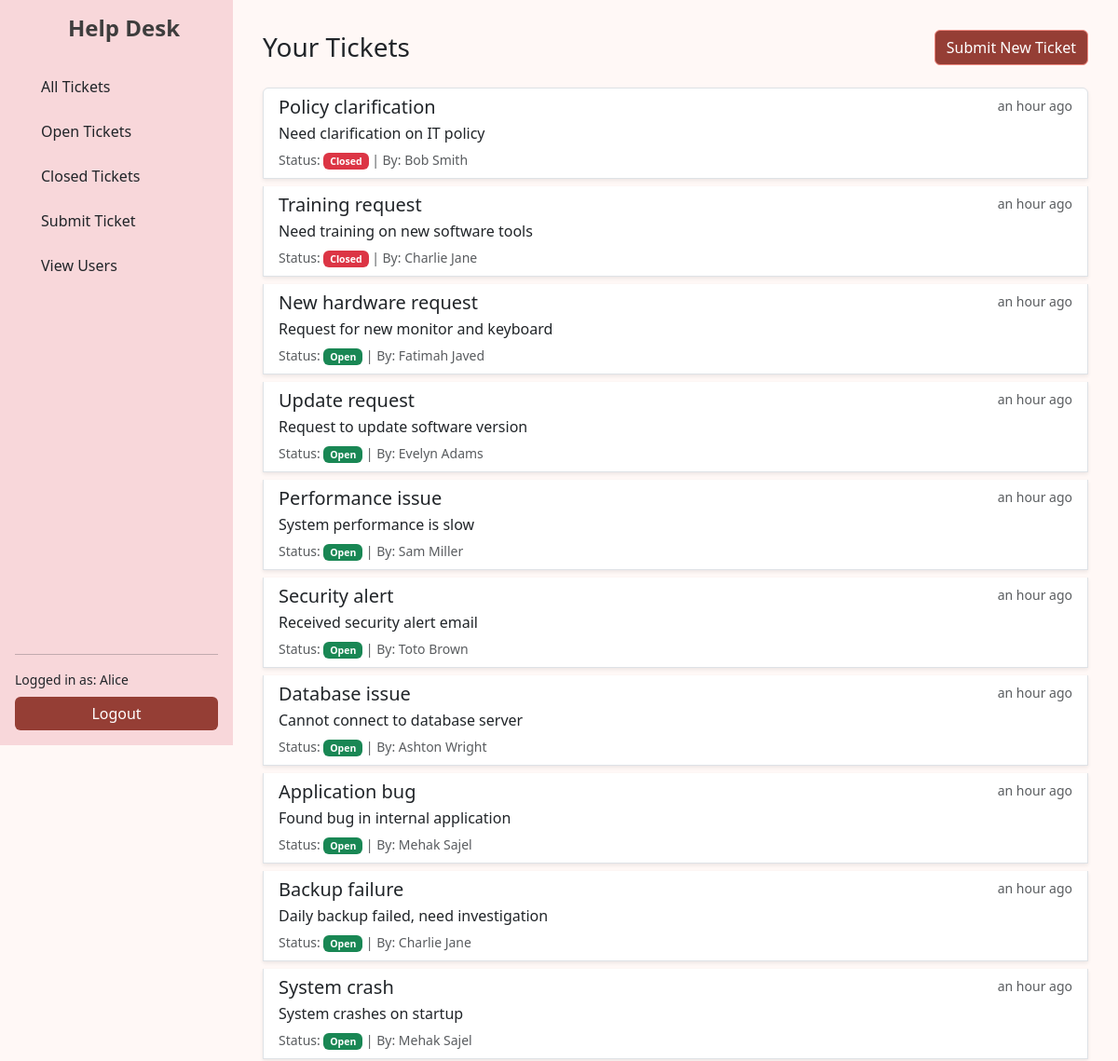
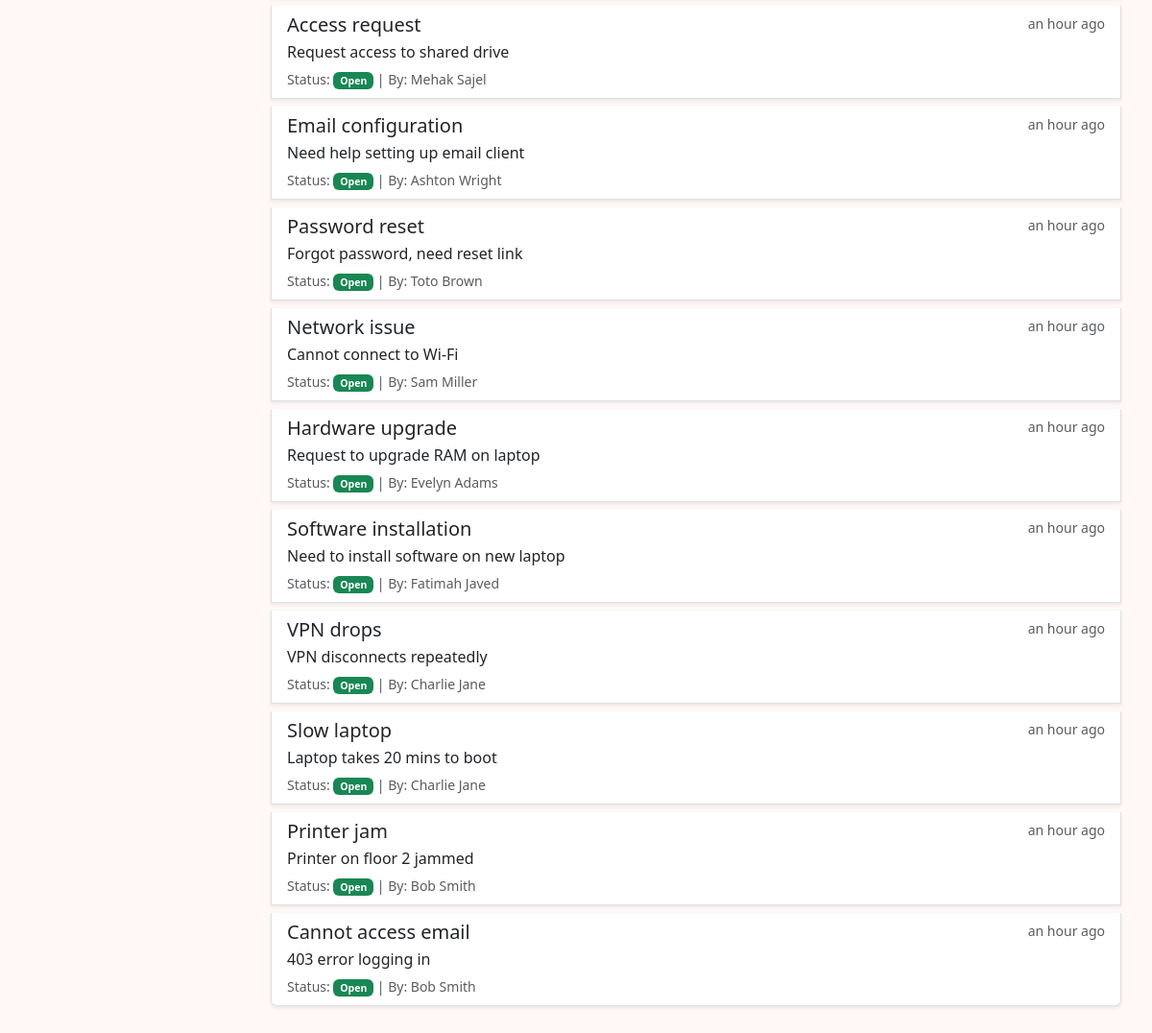
The app's page /dashboard (signed in) with its own data (2 pictures, top to bottom).
### tables this page shows
CREATE TABLE tickets (
    id INTEGER PRIMARY KEY AUTOINCREMENT,
    title TEXT NOT NULL,
    description TEXT NOT NULL,
    status TEXT DEFAULT 'Open',
    user_id INTEGER,
    created_at TIMESTAMP DEFAULT CURRENT_TIMESTAMP,
    updated_at TIMESTAMP DEFAULT CURRENT_TIMESTAMP,
    FOREIGN KEY (user_id) REFERENCES users(id) ON DELETE CASCADE
);

### app.py (the view)
@app.route('/dashboard')
def dashboard():
    if 'user_id' not in session:
        return redirect(url_for('login'))
    db = get_db()
    user_id = session['user_id']
    role = session['role']
    status = request.args.get('status')
    q = '''
        SELECT t.*, u.first_name || ' ' || u.last_name AS creator_name
        FROM tickets t
        JOIN users u ON t.user_id = u.id
    '''
    params = ()
    if role != 'admin':
        q += ' WHERE t.user_id = ?'
        params = (user_id,)
    if status:
        if 'WHERE' in q:
            q += ' AND t.status = ?'
        else:
            q += ' WHERE t.status = ?'
        params += (status,)
    q += ' ORDER BY t.id DESC'
    tickets = db.execute(q, params).fetchall()
    return render_template('show_tickets.html', tickets=tickets)

### app.py (called while the page is built)
def connect_db():
    rv = sqlite3.connect(app.config['DATABASE'])
    rv.row_factory = sqlite3.Row
    return rv

def get_db():
    if 'sqlite_db' not in g:
        g.sqlite_db = connect_db()
    return g.sqlite_db

@app.template_filter('naturaltime')
def naturaltime_filter(value):
    if not value:
        return ''
    try:
        dt = datetime.strptime(value, '%Y-%m-%d %H:%M:%S')
        return humanize.naturaltime(datetime.utcnow() - dt)
    except Exception:
        return value

### templates/show_tickets.html (shortened to what this page needs)
{% extends 'base_dashboard.html' %}
{% block content %}
<div class="d-flex justify-content-between align-items-center mb-4">
  <h3 class="mb-0">Your Tickets</h3>
  <a href="{{ url_for('submit_ticket') }}" class="btn btn-primary">Submit New Ticket</a>
</div>
<div class="list-group">
  {% for ticket in tickets %}
  <a href="{{ url_for('view_ticket', ticket_id=ticket['id']) }}" class="list-group-item list-group-item-action shadow-sm mb-2">
    <div class="d-flex w-100 justify-content-between">
      <h5 class="mb-1">{{ ticket['title'] }}</h5>
      <small class="text-muted">{{ ticket['created_at'] | naturaltime }}</small>
    </div>
    <p class="mb-1 text-truncate">{{ ticket['description'] }}</p>
    <small class="text-muted">
      Status:
      <span class="badge {{ 'bg-danger' if ticket['status'] == 'Closed' else 'bg-success' }}">
        {{ ticket['status'] }}
      </span>
      | By: {{ ticket['creator_name'] }}
    </small>
  </a>
  {% else %}
  <div class="alert alert-info">No tickets found.</div>
  {% endfor %}
</div>
{% endblock %}

### static/css/style.css (style rules this page uses)
body { margin: 0; font-family: system-ui, sans-serif; background-color: #fff8f6; }
.btn-primary { background-color: #953e35; border-color: #f28b82; color: #fff; }

### records on screen
tickets: title "Policy clarification", created_at "an hour ago", description "Need clarification on IT policy", status "Closed", creator_name "Bob Smith"
tickets: title "Training request", created_at "an hour ago", description "Need training on new software tools", status "Closed", creator_name "Charlie Jane"
tickets: title "New hardware request", created_at "an hour ago", description "Request for new monitor and keyboard", status "Open", creator_name "Fatimah Javed"
tickets: title "Update request", created_at "an hour ago", description "Request to update software version", status "Open", creator_name "Evelyn Adams"
tickets: title "Performance issue", created_at "an hour ago", description "System performance is slow", status "Open", creator_name "Sam Miller"
tickets: title "Security alert", created_at "an hour ago", description "Received security alert email", status "Open", creator_name "Toto Brown"
tickets: title "Database issue", created_at "an hour ago", description "Cannot connect to database server", status "Open", creator_name "Ashton Wright"
tickets: title "Application bug", created_at "an hour ago", description "Found bug in internal application", status "Open", creator_name "Mehak Sajel"
tickets: title "Backup failure", created_at "an hour ago", description "Daily backup failed, need investigation", status "Open", creator_name "Charlie Jane"
tickets: title "System crash", created_at "an hour ago", description "System crashes on startup", status "Open", creator_name "Mehak Sajel"
tickets: title "Access request", created_at "an hour ago", description "Request access to shared drive", status "Open", creator_name "Mehak Sajel"
tickets: title "Email configuration", created_at "an hour ago", description "Need help setting up email client", status "Open", creator_name "Ashton Wright"
tickets: title "Password reset", created_at "an hour ago", description "Forgot password, need reset link", status "Open", creator_name "Toto Brown"
tickets: title "Network issue", created_at "an hour ago", description "Cannot connect to Wi-Fi", status "Open", creator_name "Sam Miller"
tickets: title "Hardware upgrade", created_at "an hour ago", description "Request to upgrade RAM on laptop", status "Open", creator_name "Evelyn Adams"
tickets: title "Software installation", created_at "an hour ago", description "Need to install software on new laptop", status "Open", creator_name "Fatimah Javed"
tickets: title "VPN drops", created_at "an hour ago", description "VPN disconnects repeatedly", status "Open", creator_name "Charlie Jane"
tickets: title "Slow laptop", created_at "an hour ago", description "Laptop takes 20 mins to boot", status "Open", creator_name "Charlie Jane"
tickets: title "Printer jam", created_at "an hour ago", description "Printer on floor 2 jammed", status "Open", creator_name "Bob Smith"
tickets: title "Cannot access email", created_at "an hour ago", description "403 error logging in", status "Open", creator_name "Bob Smith"

### other values on screen
{{ session.get('first_name', 'Guest') }} "Alice"
